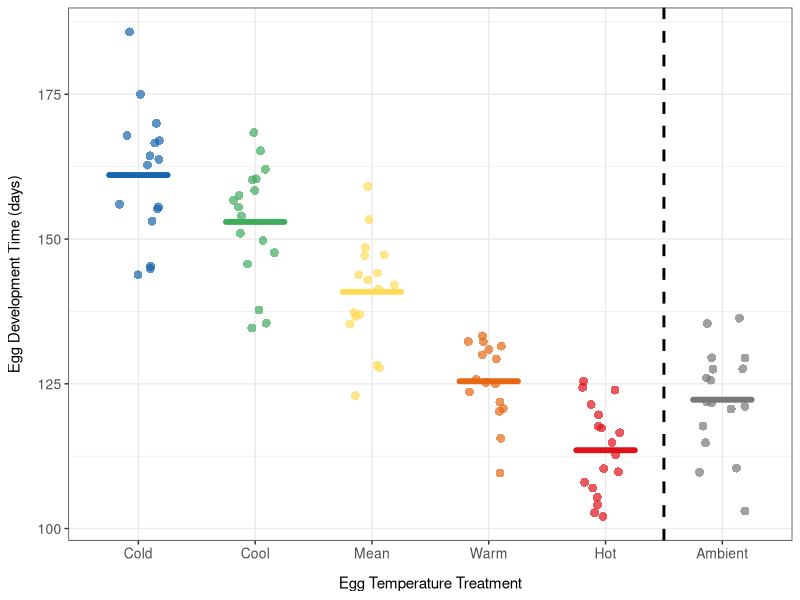
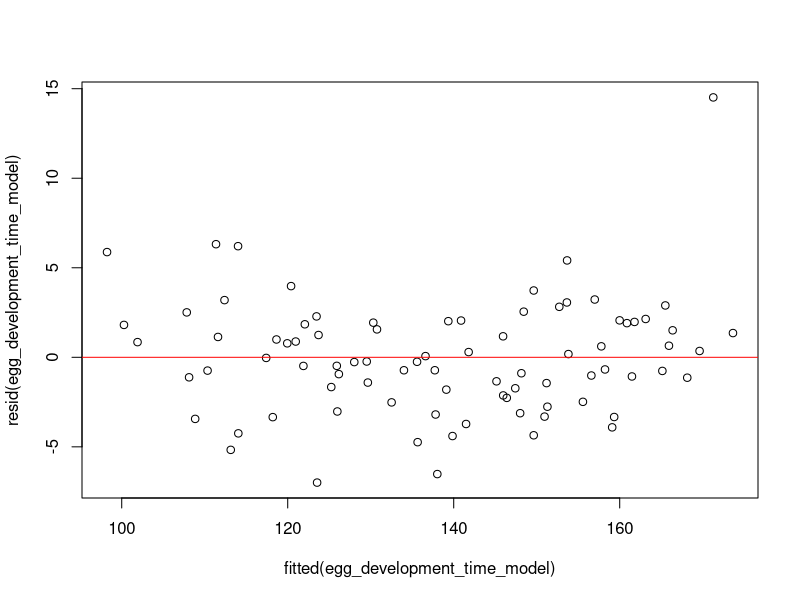
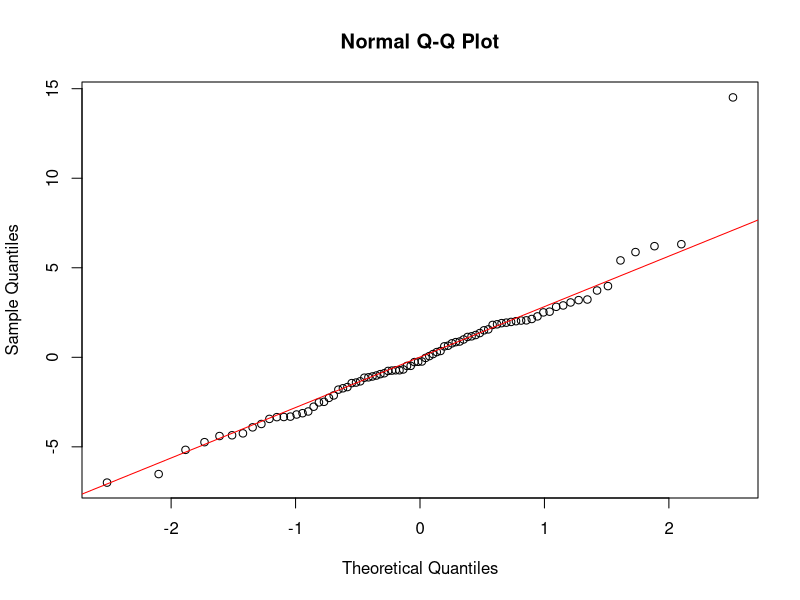
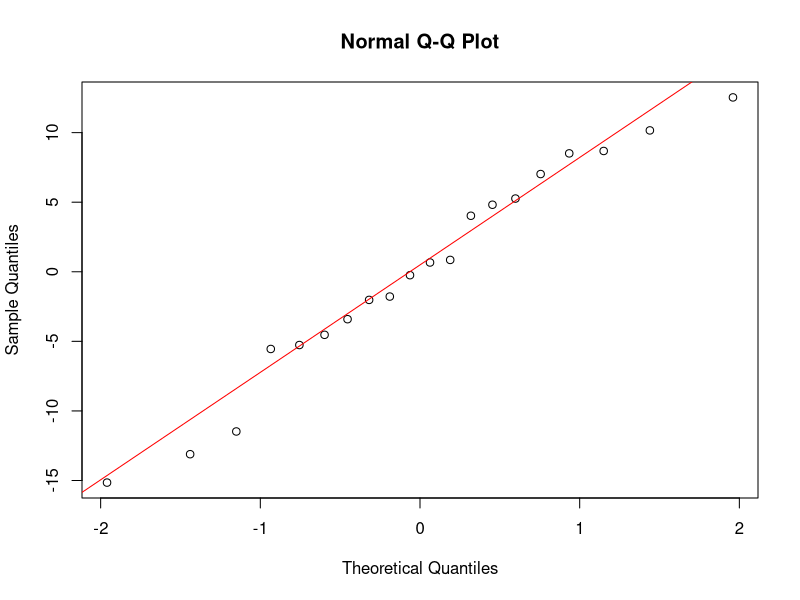
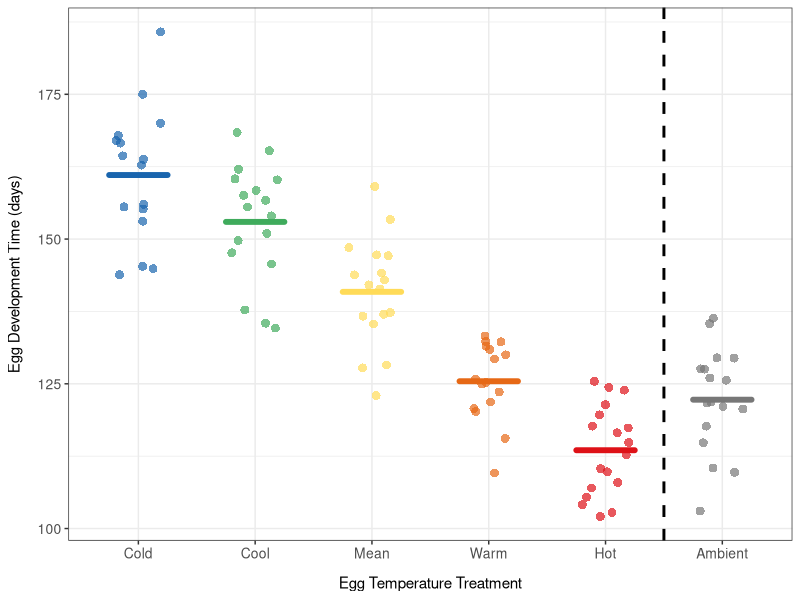

R code for these plots, in order:
#### DESCRIPTION ####

# This script analyses the data look at the effect of temperature on winter moth
# egg development 

#### SET UP ####

# packages
library(here)
library(tidyverse)
library(lmerTest)

# data
egg_subcltuches <- read.csv(here("data_files", "egg_subclutches.csv"))
larval_hatching <- read.csv(here("data_files", "egg_hatching_raw_NAs.csv"))
egg_temperature_treatments <- read.csv(here("data_files", "egg_temperature_treatments_daily.csv"))

# reorder temperature treatments for plots
egg_subcltuches$egg_temperature_treatment <- factor(egg_subcltuches$egg_temperature_treatment,
                                                 levels = c("cold", "cool", "mean", "warm", "hot", "ambient"))


# set up a common colour palette for plots
temperature_treatment_colours <- c("cold" = "#1965AE",
                                   "cool" = "#3FAB5C",
                                   "mean" = "#FFDB58",
                                   "warm" = "#E66815", 
                                   "hot" = "#DE1117", 
                                   "ambient" = "#777777") 

#### CALCULATE HALF-HATCH DATE ####

# transform date and larvae number to numerical format, remove the duplicate 
# subclutch and select only the rows needed
larval_hatching_transformed <- larval_hatching %>%
  mutate(date = as.Date(date, format = "%d/%m/%Y")) %>%
  mutate(day = dense_rank(date)) %>%
  filter(!is.na(number_larvae)) %>%
  mutate(number_larvae = as.integer(number_larvae)) %>%
  filter(subclutch_id != "f3.control.hot.2") %>%
  select(day, subclutch_id, number_larvae)


# find the total positive increase in larvae hatching 
larval_hatching_processed <- larval_hatching_transformed %>%
  arrange(subclutch_id, day) %>%
  group_by(subclutch_id) %>%
  mutate(change_larvae = number_larvae - lag(number_larvae)) %>%
  mutate(change_larvae = ifelse(change_larvae < 0 | is.na(change_larvae), 0, change_larvae)) %>%
  mutate(cum_larvae = cumsum(change_larvae)) %>%
  mutate(max_cum_larvae = max(cum_larvae)) %>%
  ungroup()

# calculate the proportion of larvae hatched each day in each subclutch
larval_hatching_proportions <- larval_hatching_processed %>%
  mutate(proportion_hatched = cum_larvae / max_cum_larvae) 


## subclutches with >2 larvae hatched = large

# filter the processed data for (large) subclutches with great than two larvae hatched (enough for a logistic curve)
larval_hatching_proportions_large <- larval_hatching_proportions %>%
  filter(max_cum_larvae > 2) %>%
  select(subclutch_id, day, proportion_hatched)

# calculate the median hatching day to find a good initial guess for the inflection point
median(larval_hatching_proportions_large$day)

# make a function to fit logistic curve per subclutch and extract parameters
# extract date of half-hatch and curve metrics for each tree
process_curve_dataset <- function(data) {
  #define the get_curve function which will be applied to each subclutch individually 
  get_curve <- function(rn) {
    #print the current subclutch being processed 
    print(as.character(rn$subclutch_id[1]))
    #initial guesses for the logistic model 
    a <- 0.1 #slope
    b <- 35  #inflection point when 50% hatched
    d <- 0   #lower asymptote 
    
    params <- list(a = a, b = b, d = d)
    while(TRUE) {
      params <- list(a = a, b = b, d = d)
      fit <- NULL
      try(fit <- nls(proportion_hatched ~ I(d + (1 - d) * 1/(1 + exp(-a * (day - b)))), #fit logistic growth curve using nonlinear least squares 
                     data = rn, start = params, trace = F, 
                     control = list(maxiter = 500), 
                     lower = list(a = 0, b = 0, d = 0), 
                     upper = list(a = 3, b = 160, d = 1), algorithm = "port"))
      
      if(!is.null(fit)) break;
      
      #resample params for new fit attempts
      a <- sample(seq(0.1, 2, 0.05), 1)
      b <- sample(seq(1, 50, 1), 1)
      d <- sample(seq(0, 0.6, 0.05), 1)
    }
    
    #get the half-hatch date (the x0 point where the proportion hatched is 0.5)
    #create smooth day sequence to evaluate the model over 
    s <- seq(min(rn$day), max(rn$day), length = 1000) 
    #define half-hatch date
    half <- s[which.min(abs(predict(fit, list(day = s)) - 0.5))] 
    
    #extract the coefficients from the fit
    coefs <- coef(fit)
    a <- coefs[1]
    b <- coefs[2]
    d <- coefs[3]
    
    #calculate slope at the half-hatch date using the logistic derivative formula
    half_slope <- (a * (1 - d)) / 4
    
    #return the values for the subclutch being evaluated
    return(list(fit, half, half_slope, as.character(rn$subclutch_id[1]), coefs[1], coefs[2], coefs[3]))
  }
  
  #apply the get_curve function to each subclutch ID
  rn_out <- lapply(by(data, data$subclutch_id, get_curve), identity)
  
  #combine the results into a matrix
  rn_out_matrix <- do.call(rbind, rn_out)
  
  #convert the matrix to a dataframe
  rn_hatching <- as.data.frame(rn_out_matrix)
  
  #separate the list columns into individual columns
  rn_hatching$fit <- lapply(rn_hatching$V1, as.vector)
  rn_hatching$halfdate <- unlist(rn_hatching$V2)
  rn_hatching$halfslope <- unlist(rn_hatching$V3)
  rn_hatching$subclutch_id <- unlist(rn_hatching$V4)
  rn_hatching$intercept <- unlist(rn_hatching$V5)
  rn_hatching$maxdate <- unlist(rn_hatching$V6)
  rn_hatching$maxslope <- unlist(rn_hatching$V7)
  
  #select and reorder columns needed
  rn_hatching <- rn_hatching %>%
    dplyr::select(subclutch_id, halfdate_large = halfdate, fit)
  
  return(rn_hatching)
}

# use the function on the larval hatching data
logistic_results <- process_curve_dataset(larval_hatching_proportions_large) 


## subclutches with <2 larvae hatched = small 

# filter the processed data for (smaller) subclutches with 1 or 2 larvae hatched 
larval_hatching_proportions_small<- larval_hatching_proportions %>%
  filter(max_cum_larvae < 3 & max_cum_larvae > 0) %>%
  select(subclutch_id, day, proportion_hatched)

# calculate halfdate as the day that proportion hatched equals or exceeds 50%
estimate_results <- larval_hatching_proportions_small %>%
  group_by(subclutch_id) %>%
  filter(proportion_hatched >= 0.5) %>%
  arrange(day) %>%
  slice(1) %>%
  ungroup() %>%
  select(subclutch_id, halfdate_small = day)

# match the half-hatch date estimates (for large and small) subcltuches to 
# larval hatching data from experiment two 
egg_subcltuches <- egg_subcltuches %>%
  #for subclutches with >2 larvae
  left_join(logistic_results, by = "subclutch_id") %>%
  #for subclutches with <=2 larvae
  left_join(estimate_results, by = "subclutch_id") %>% 
  mutate(halfdate = coalesce(halfdate_large, halfdate_small)) %>%
  select(-halfdate_large, -halfdate_small)


# filter the data to remove subclutches from females that were mated twice or 
# mated with a male in a different treatment
egg_subcltuches_clean <- egg_subcltuches %>%
  filter(!(female_id %in% c("f3.mean", "f7.control", "f1.cold", "f1.cool")))

# transform half-hatch date into a real date 
start_date <- as.Date("2025-03-01")
egg_subcltuches_clean$half_hatch_date <- start_date + (egg_subcltuches_clean$halfdate - 1)

# convert half-hatch date to a day (since year began)
egg_subcltuches_clean$half_hatch_day <- yday(egg_subcltuches_clean$half_hatch_date)

# save half-hatch dates to new object 
egg_subcltuches_clean_hatch <- egg_subcltuches_clean %>%
  select(-fit)

#### PLOT ####

# calculate egg development time as the number of days between first egg and half hatch
egg_subcltuches_clean_hatch$first_egg_date <- ymd(egg_subcltuches_clean_hatch$first_egg_date)
egg_subcltuches_clean_hatch$egg_development_time <- as.numeric(egg_subcltuches_clean_hatch$half_hatch_date - egg_subcltuches_clean_hatch$first_egg_date)

# save to a csv file in the data_files folder
write.csv(egg_subcltuches_clean_hatch, 
          here("data_files", "egg_subcltuches_with_egg_dev_time.csv"), row.names = FALSE)

# plot the mean egg development time for each treatment with the raw data 
egg_development_time_plot <- ggplot(egg_subcltuches_clean_hatch, 
                                    aes(x = egg_temperature_treatment, 
                                        y = egg_development_time, 
                                        fill = egg_temperature_treatment,
                                        colour = egg_temperature_treatment)) +
  geom_jitter(width = 0.2, 
              alpha = 0.7, 
              size = 3, 
              stroke = 0) +
  stat_summary(fun = mean, 
               geom = "crossbar", 
               width = 0.5,
               linewidth = .8, 
               alpha = 0.8, 
               lineend = "round") +
  geom_vline(xintercept = 5.5, 
             linetype = "dashed",
             color = "black", 
             linewidth = 1) +
  labs(x = "Egg Temperature Treatment",
       y = "Egg Development Time (days)") +
  scale_fill_manual(values = temperature_treatment_colours) +
  scale_colour_manual(values = temperature_treatment_colours) +
  scale_x_discrete(labels = c("Cold", "Cool", "Mean", "Warm", "Hot", "Ambient")) +
  theme_bw() +
  theme(axis.title = element_text(size = 11),
        axis.text = element_text(size = 10),
        axis.title.x = element_text(margin = margin(t = 10)), 
        axis.title.y = element_text(margin = margin(r = 10)),
        legend.position = "none")

# look at the output
egg_development_time_plot

# save as a png in the figures folder
ggsave(here("figures", "egg_development_time_plot.png"),
       plot = egg_development_time_plot, width = 6, height = 4, dpi = 300)

#### MODEL ####

# filter to remove the control 
egg_subcltuches_clean_hatch_minus_control <- egg_subcltuches_clean_hatch %>%
  filter(egg_temperature_treatment != "ambient")

# reorder the temperature treatment so that the mean is the reference
egg_subcltuches_clean_hatch_minus_control$egg_temperature_treatment <- factor(egg_subcltuches_clean_hatch_minus_control$egg_temperature_treatment, levels = c("mean", "cold", "cool", "warm", "hot"))

# convert egg development time to a numeric variable
egg_subcltuches_clean_hatch <- egg_subcltuches_clean_hatch %>%
  mutate(egg_development_time = as.numeric(as.character(egg_development_time)))

# subset the temperature data
egg_temperature_treatments <- egg_temperature_treatments %>%
  subset(select = c(cold, cool, mean, warm, hot, ambient)) %>%
  drop_na()

# calculate the mean development time for each treatment
mean_egg_development_times <-  egg_subcltuches_clean_hatch %>%
  group_by(egg_temperature_treatment) %>%
  summarise(mean_development_time = mean(egg_development_time))

# look at the output 
print(mean_egg_development_times)

# create two objects, one with the temperature treatments and the other with the 
# mean egg development times
treatment_names <- c("cold", "cool", "mean", "warm", "hot", "ambient")
mean_egg_development_time <- c(161, 153, 141, 125, 114, 122)

# calculate the mean temperature in the 7 days before the mean development time
# for each temperature treatment
seven_day_mean_temperatures <- mapply(function(treatment, days) {
  start_day <- days - 6
  mean(egg_temperature_treatments[[treatment]][start_day:days], na.rm = TRUE)
}, treatment_names, mean_egg_development_time)

# look at the output 
print(seven_day_mean_temperatures)

# assign the categorical temperature treatments a numerical values using mean 
# temperature in the 7 days before the mean development time for each treatment
egg_subcltuches_clean_hatch_minus_control <- egg_subcltuches_clean_hatch_minus_control %>%
  mutate(egg_temperature_treatment_numerical = case_when(
    egg_temperature_treatment == "mean" ~ 11.62,
    egg_temperature_treatment == "cold" ~ 10.88,
    egg_temperature_treatment == "cool" ~ 11.07,
    egg_temperature_treatment == "warm" ~ 11.49,
    egg_temperature_treatment == "hot" ~ 11.77))

# model the effect of temperature treatment on egg development time, include female ID as a random effect 
egg_development_time_model <- lmer(egg_development_time ~ egg_temperature_treatment + 
                                     (1 | female_id), data = egg_subcltuches_clean_hatch_minus_control)

# look at the output
summary(egg_development_time_model)


## // check whether egg temperature  treatment should be continuous or categorical 


#### CHECK FIT ####

# compare the full model to a null model 

full_model <- lm(egg_development_time ~ egg_temperature_treatment, data = egg_subcltuches_clean_hatch_minus_control)
null_model <- lm(egg_development_time ~ 1, data = egg_subcltuches_clean_hatch_minus_control)

anova(full_model, null_model, test = "Chisq")

#### CHECK ASSUMPTIONS ####

# check the assumption of equal variance by plotting the residuals vs fitted values 
plot(fitted(egg_development_time_model), resid(egg_development_time_model)) 
abline(h = 0, col = "red")

# check the normality of the residuals 
qqnorm(resid(egg_development_time_model)) 
qqline(resid(egg_development_time_model), col = "red")

# check the normality of the random effects
egg_development_time_re <- ranef(egg_development_time_model)$female_id[[1]]
qqnorm(egg_development_time_re)
qqline(egg_development_time_re, col = "red")
